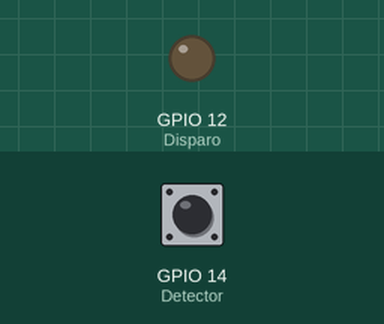
Simulated run of this sketch. Board: ESP8266 (NodeMCU). Shown: output pins drawn as LEDs (lit = HIGH). The test bench sets the inputs (shaded band); at power-on: GPIO 14 (Detector) HIGH. WiFi joins after 1.5 s; servers stay silent unless stated; what the sketch prints to the serial monitor is not drawn.

Above: at 2.7 s.
2.8 s: GPIO 14 (Detector) pulled LOW for 0.15 s
At 3.8 s:
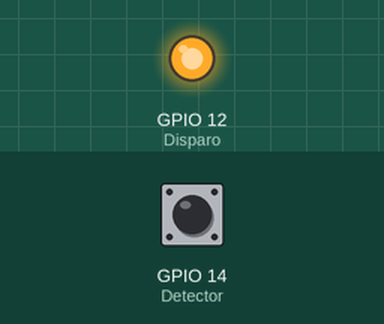
4.4 s: GPIO 14 (Detector) pulled LOW for 3.2 s
Timing chart, 0 to 7.4 s (numbered marks = the images above; inputs shaded):
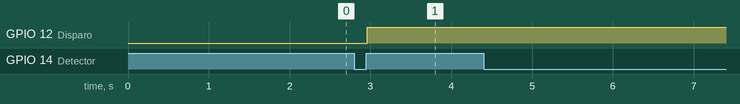

Measured:
- after the input at 2.8 s, GPIO 12 (Disparo): LOW → HIGH after 0.16 s

The sketch:

Controle_Brilho_Alexa.ino
```cpp
/*
 * Quando for copiar, dê os creditos a Eletrogate
 * Gustavo Nery - Eletrogate
 * Créditos a Sinric por disponibilizar o exemplo de chamada ao servidor
 */

#include <ESP8266WiFi.h>
#include <SinricPro.h>
#include <SinricProDimSwitch.h>

#define WIFI_SSID         "Coloque_Aqui_o_nome_do_seu_WiFi"
#define WIFI_PASS         "A_Senha_do_seu_WiFi"
#define APP_KEY           "Coloque aqui a chave do app, que você acha lá no site do Sinric Pro"      // O seu App Key é algo como "de0bxxxx-1x3x-4x3x-ax2x-5dabxxxxxxxx"
#define APP_SECRET        "Coloque o senha do app, está na parte de credenciais"   // O seu App Secret é algo como "5f36xxxx-x3x7-4x3x-xexe-e86724a9xxxx-4c4axxxx-3x3x-x5xe-x9x3-333d65xxxxxx"

#define LAMPADA_ID        "Copie e cole aqui O ID do seu dispositivo"    // Algo como "5dc1564130xxxxxxxxxxxxxx"

#define BAUD_RATE         115200                // CONFIGURE O SEU SERIAL PARA 115200

#define Disparo 12  // Pino que fará o acionamento do triac
#define Detector 14 // Pino que fará a detecção de cruzamento de zero

volatile int ajuste = 0;
volatile bool Aux = 0;
unsigned long time1;

// A estrutura para guardar todos os estados e valores de ajuste do Dimmer.
struct {
  bool powerState = false;
  int powerLevel = 0;
} device_state;

bool onPowerState(const String &deviceId, bool &state) {
  Serial.printf("O dispositivo %s esta %s \r\n", deviceId.c_str(), state ? "ligado" : "desligado");
  device_state.powerState = state;
  device_state.powerState == 0 ? ajuste = 0 : ajuste = device_state.powerLevel;
  return true; // request handled properly
}

bool onPowerLevel(const String &deviceId, int &powerLevel) {
  device_state.powerLevel = powerLevel;
  Serial.printf("O nivel do dispositivo %s foi alterado para %d\r\n", deviceId.c_str(), device_state.powerLevel);
  ajuste = device_state.powerLevel;
  return true;
}

bool onAdjustPowerLevel(const String &deviceId, int &levelDelta) {
  device_state.powerLevel += levelDelta;
  Serial.printf("O nivel do dispositivo %s foi alterado para %i to %d\r\n", deviceId.c_str(), levelDelta, device_state.powerLevel);
  ajuste = device_state.powerLevel;
  levelDelta = device_state.powerLevel;
  return true;
}

void setupWiFi() {
  Serial.printf("\r\n[Wifi]: Conectando");
  WiFi.begin(WIFI_SSID, WIFI_PASS);

  while (WiFi.status() != WL_CONNECTED) {
    Serial.printf(".");
    delay(250);
  }
  IPAddress localIP = WiFi.localIP();
  Serial.printf("Conectado!\r\n[WiFi]: O endereço IP e %d.%d.%d.%d\r\n", localIP[0], localIP[1], localIP[2], localIP[3]);
}

void setupSinricPro() {
  SinricProDimSwitch &meuDimmer = SinricPro[LAMPADA_ID];

  meuDimmer.onPowerState(onPowerState);
  meuDimmer.onPowerLevel(onPowerLevel);
  meuDimmer.onAdjustPowerLevel(onAdjustPowerLevel);

  SinricPro.onConnected([]() {
    Serial.printf("Conectado ao servidor SinricPro\r\n");
  });
  SinricPro.onDisconnected([]() {
    Serial.printf("Disconectado do servidor SinricPro\r\n");
  });
  SinricPro.begin(APP_KEY, APP_SECRET);
}

void setup() {
  Serial.begin(BAUD_RATE); Serial.printf("\r\n\r\n"); // Iniciando a comunicação Serial
  pinMode(Detector, INPUT_PULLUP); // Setando o Detector como entrada
  pinMode(Disparo, OUTPUT); // Saída para controle do disparo
  attachInterrupt(digitalPinToInterrupt(Detector), interrupt, RISING); // Configurando a interrupção
  setupWiFi(); // Configurações padrões da Sinric
  setupSinricPro();
}

void loop() {

  if (Aux && ((micros() - time1) >= (100 - ajuste) * 76)) { // Controle do tempo de disparo do TRIAC
    digitalWrite(Disparo, HIGH); // Dispara o TRIAC
    attachInterrupt(digitalPinToInterrupt(Detector), interrupt, RISING);  // Ligando a interrupcao novamente (isso desabilita o timer)
    Aux = 0;
    SinricPro.handle(); // Uma chamada para o servidor Sinric para obter o valor de ajuste
  }

}

ICACHE_RAM_ATTR void interrupt() // Rotina de interrupcao
{
  digitalWrite(Disparo, LOW);  // Desliga o pino de disparo para que so ligue depois do tempo determinado
  detachInterrupt(digitalPinToInterrupt(Detector)); //  Desativa a interrupcao para que seja possivel usar o timer
  time1 = micros();
  Aux = 1;
}
```
